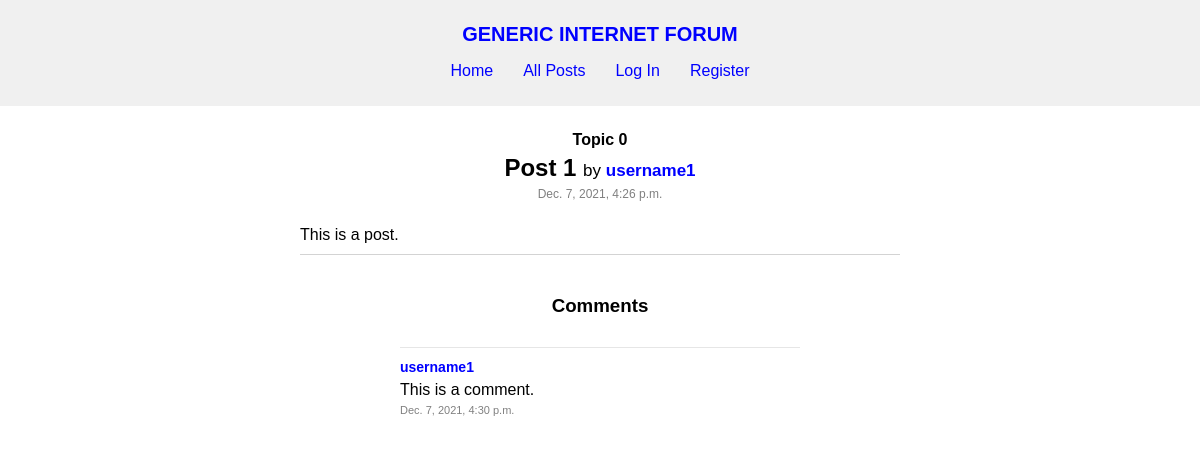
Page /post/1 on the earlier database version.
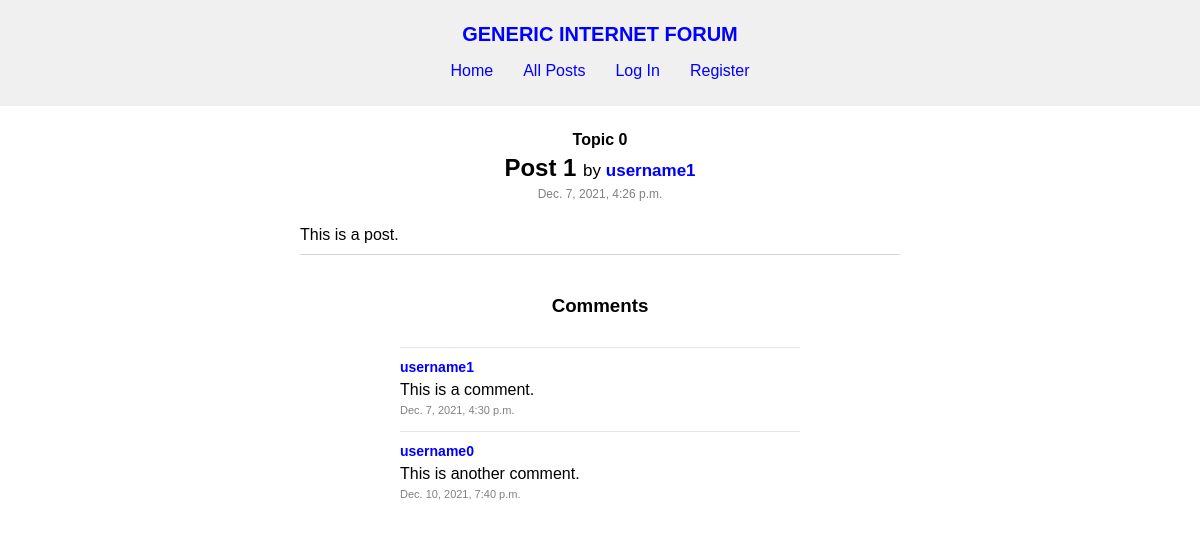
Same page on the later database version.
### forum/models.py (models this page shows, shortened)
class Comment(models.Model):
    post = models.ForeignKey(
        Post, on_delete=models.CASCADE, related_name="comments")
    author = models.ForeignKey(
        User, on_delete=models.CASCADE, related_name="comments")
    content = models.TextField(max_length=5000)
    timestamp = models.DateTimeField(auto_now_add=True)

class User(AbstractUser):
    pass

### forum/views.py (the view, shortened to what this page needs)
# urls.py: path("post/<str:post_id>", views.post, name="post"),
def post(request, post_id):
    try:
        post = Post.objects.get(id=post_id)
    except Post.DoesNotExist:
        return render(request, "forum/post.html", {
            "message": "This post doesn't exist."
        })
    comments = post.comments.all()
    return render(request, "forum/post.html", {
        "post": post,
        "comments": comments
    })

### forum/templates/forum/post.html (shortened to what this page needs)
{% extends "forum/layout.html" %}
{% load static %}
{% block css %}
    <link rel="stylesheet" href="{% static 'forum/post.css' %}">
    <link rel="stylesheet" href="{% static 'forum/form.css' %}">
{% endblock %}
{% block body %}
    {% if post %}
        <section id="post-{{ post.id }}">
            <p id="topic-name">{{ post.topic.name }}</p>
            <h1 id="post-title">{{ post.title }} <span class="post-by">by <a href="{% url 'profile' post.author.username %}">{{ post.author.username }}</a></span></h1>
            <p class="post-timestamp">{{ post.timestamp }}</p>
            <p class="post-content">{{ post.content }}</p>
        </section>
        <hr>
        <section id="comments">
            <h3>Comments</h3>
            {% if comments %}
                <ul class="comments-container">
                    {% for comment in comments %}
                        <li class="comment">
                            <a href="{% url 'profile' comment.author.username %}">{{ comment.author.username }}</a>
                            <p>{{ comment.content }}</p>
                            <p class="comment-timestamp">{{ comment.timestamp }}</p>
                        </li>
                    {% endfor %}
                </ul>
            {% endif %}
        </section>
    {% endif %}
{% endblock %}

Differences in the rows shown:
added Comment: author.username "username0", content "This is another comment.", timestamp "Dec. 10, 2021, 7:40 p.m."
